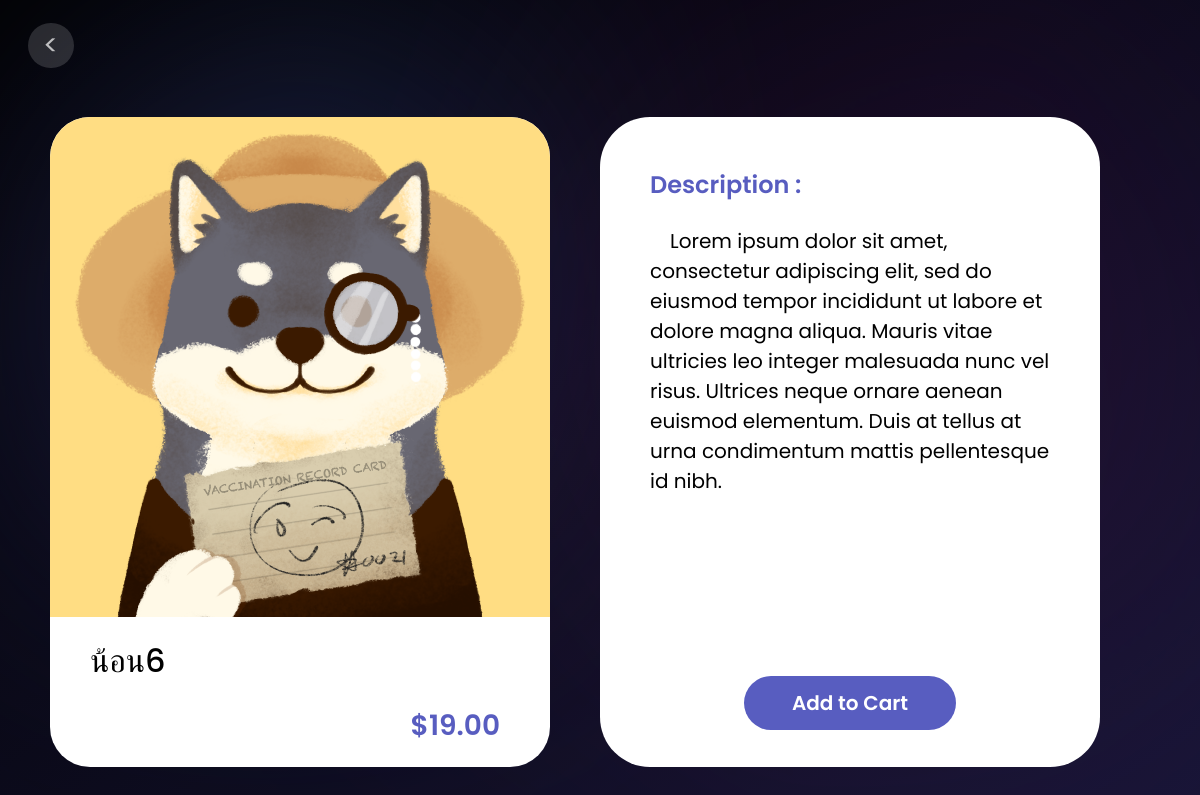
Before: /item/6 with the older database file.
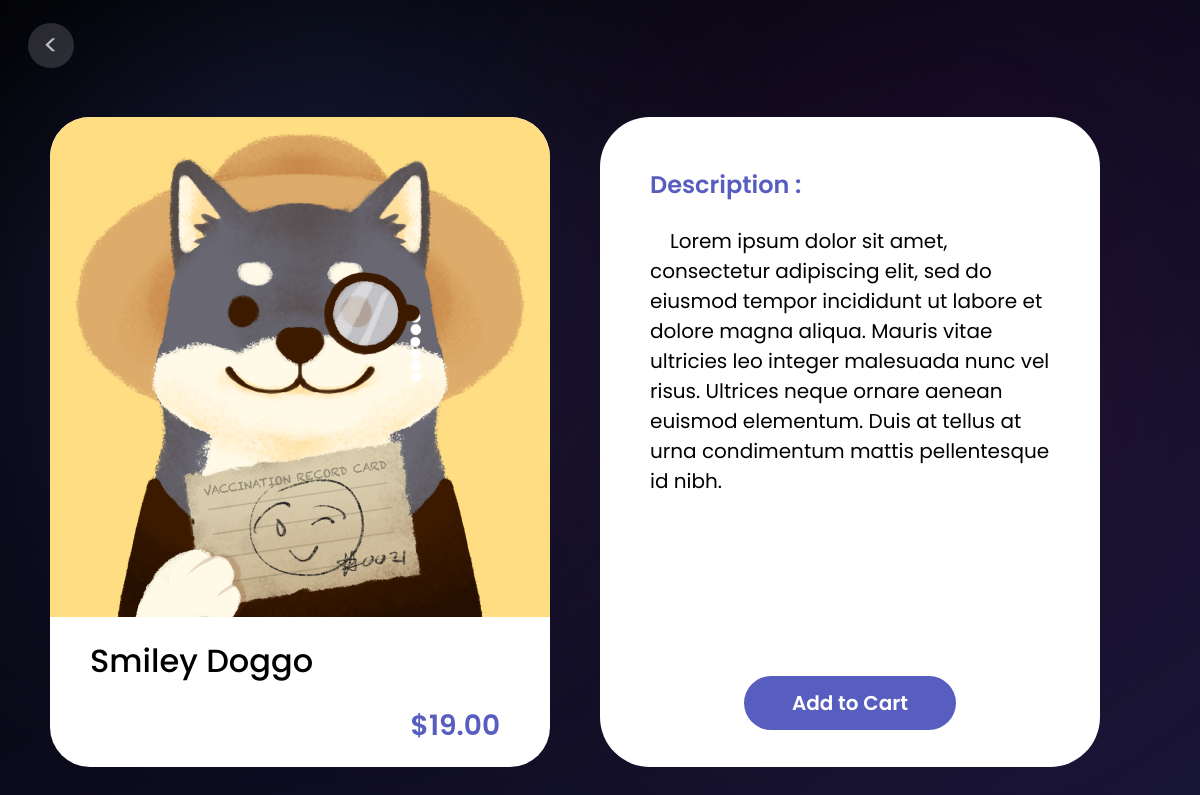
After: the same page with the newer database file.
### app_amonze/models.py (models this page shows, shortened)
class Item (models.Model):
    item_id = models.BigAutoField(primary_key=True)
    item_name = models.CharField(max_length=50)
    item_image = models.ImageField(null=True)
    description = models.TextField(default="No description")
    price = models.DecimalField(max_digits=5, decimal_places=2, default=0.00)

### app_amonze/views.py (the view)
# urls.py: path('item/<int:item_id>', views.item,  name = 'item'),
def item(request, item_id):
    item = Item.objects.get(item_id=item_id)
    context = {'item': item}
    return render(request, 'item.html', context)

### app_amonze/templates/item.html (shortened to what this page needs)
{% load static %}
<!DOCTYPE html>
<html lang="en">
<head>
</head>
<body>
    <div class="header">
        <a href="{% url 'marketplace' %}"><</a>
    </div>
    <div class="content">
        <div class="item_container">
            <div class="image_wrapper">
                <img class="item_img" src="/media/{{ item.item_id }}.png">
            </div>
            <div class="name_wrapper">
                <p>{{ item.item_name }}</p>
            </div>
            <div class="price_wrapper">
                <p> ${{ item.price }} </p>
            </div>
        </div>
        <div class="desc_container">
            <div class="desc_wrapper">
                <p>Description :</p>
                <div class="desc">&ensp;&ensp;{{ item.description }}</div>
                <div class="interact">
                    <button data-product="{{ item.item_id }}" data-action="add" class="btn add-btn update-cart">Add to
                        Cart</button>
                </div>
            </div>
        </div>
    </div>
</body>
</html>

Changed rows visible on the page:
changed Item: item_name "น้อน6" → "Smiley Doggo"
